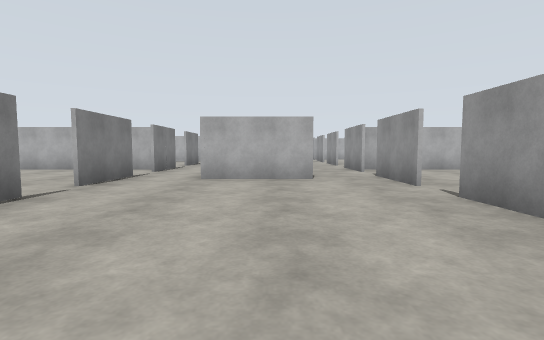
view 1 (above)

16 first-person views from a walk through a robot-simulator world made for Gazebo. The camera is 1.2 m above the floor, tilts 4° down and sees 85° across. The floor is counted in squares, 2 m on a side. Each view is taken from the middle of a square. On the plan, view 1 faces up. The plan holds only what a view shows up to about 9 squares ahead; the rest is blank.

view 2
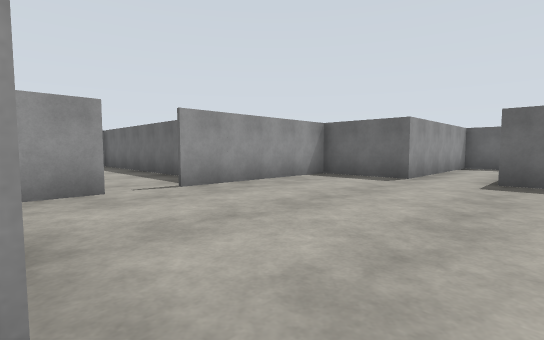

view 3
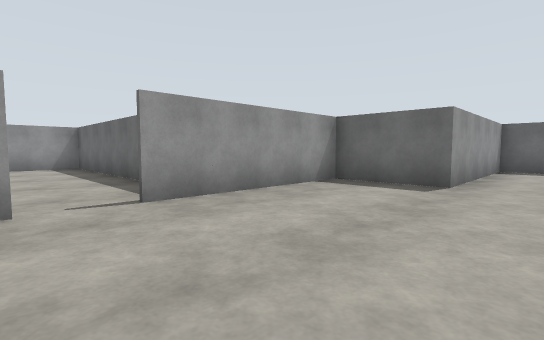

view 4
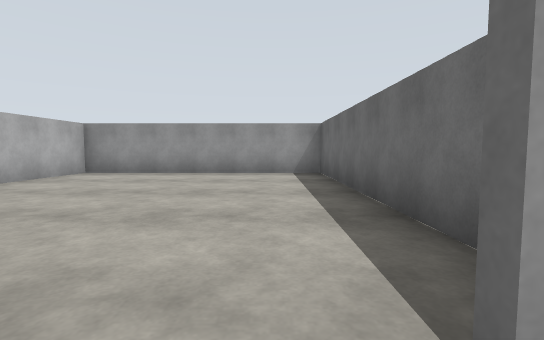

view 5
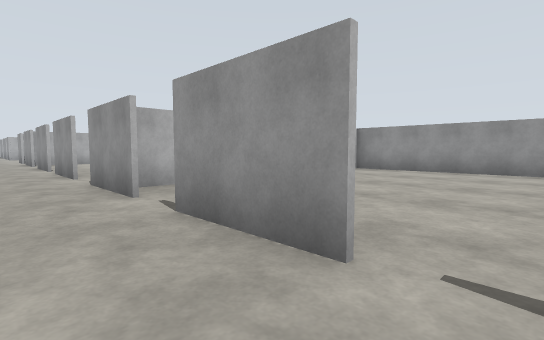

view 6
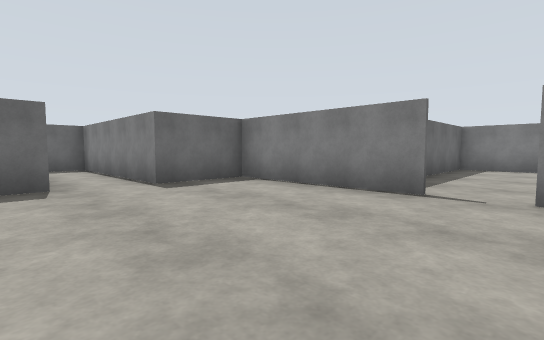

view 7
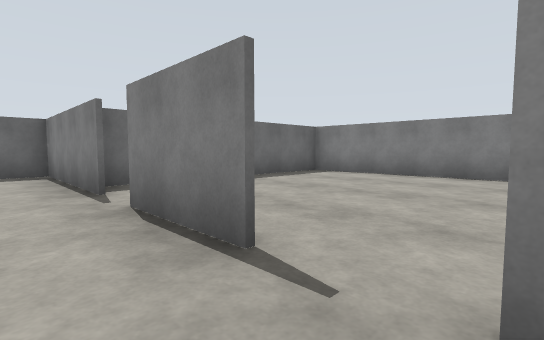

view 8
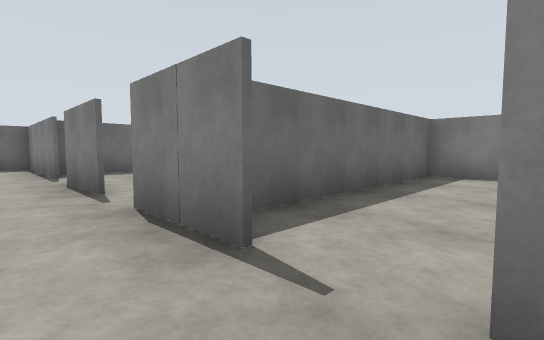

view 9
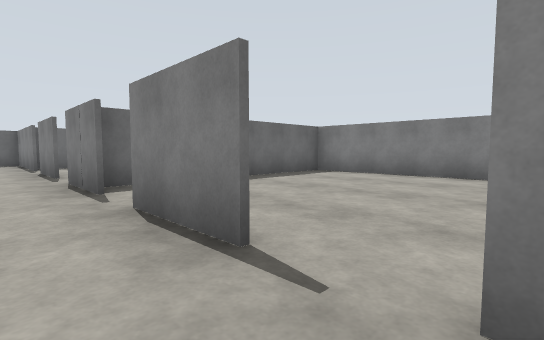

view 10
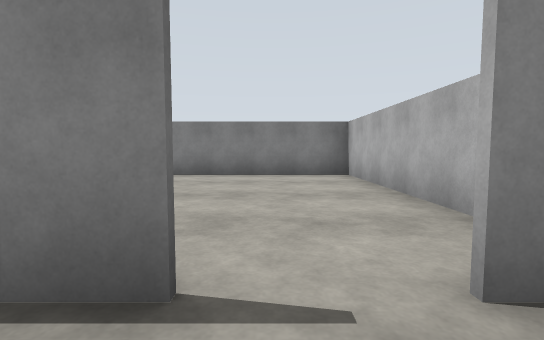

view 11
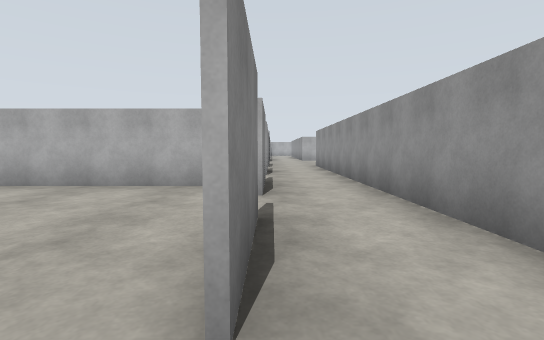

view 12
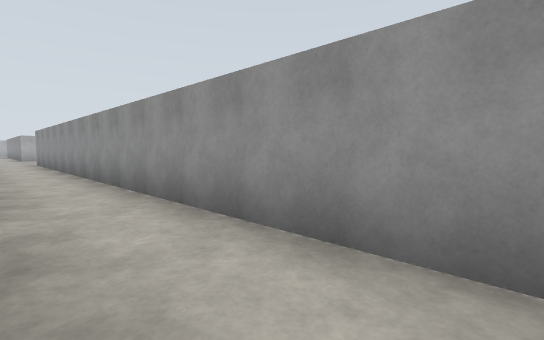

view 13
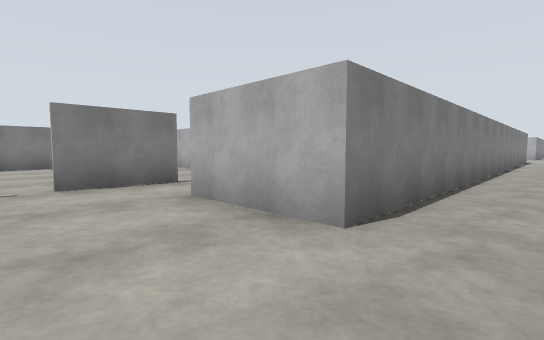

view 14
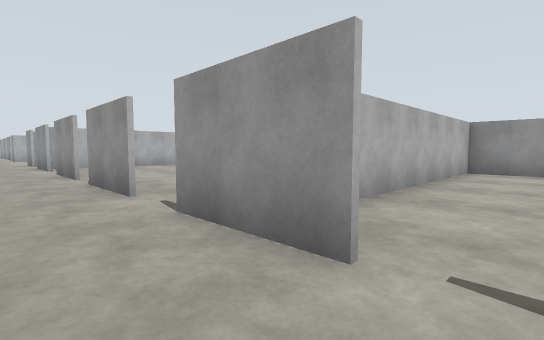

view 15
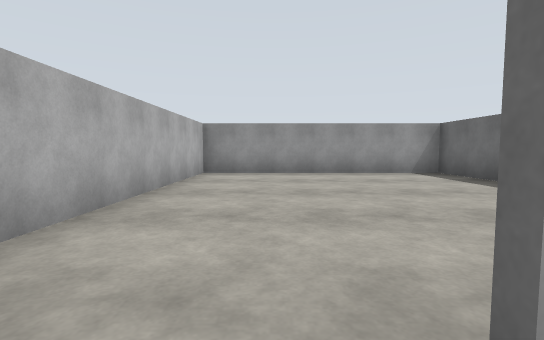

view 16
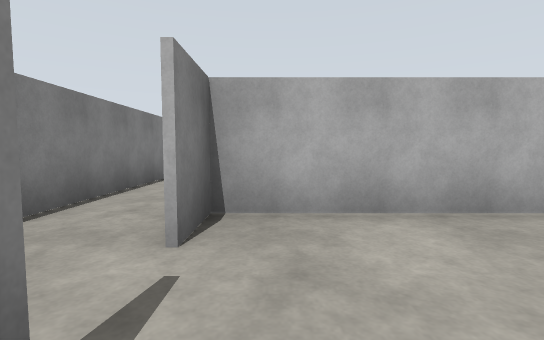

### Floor plan
Ten units are one square. View 1 is at (0, 0); x grows to the right and y downward. Boxes are objects, and circles mark ways between rooms. Rooms are numbered by the first view taken in them; rooms with no view inside come last. Other rooms are left out.
<svg viewBox="-96 -180 196 232">
<path fill="none" stroke="#000" d="M-31 -38 -31 2 -12 2 -12 47 3 47 3 2 24 2 24 -37M8 -60 -14 -60M-31 -68 -31 -48M36 -28 95 -28 95 -87 24 -87 24 -78M-31 -98 -31 -79M-14 -75 -14 -104M-31 -126 -31 -108M-14 -104 -14 -134M-31 -155 -31 -138M-14 -134 -14 -164M-14 -60 -14 -75M8 -75 8 -60M24 -47 24 -67M-57 -87 -75 -87M-91 -72 -91 -28 -33 -28M-35 -87 -41 -87M-40 -148 -91 -148 -91 -88 -30 -88M8 -156 8 -134M24 -136 24 -156M8 -134 8 -104M24 -107 24 -127M8 -104 8 -75M24 -77 24 -97"/>
<circle cx="20" cy="-40" r="3" fill="#2a7"/>
<circle cx="-20" cy="-60" r="3" fill="#2a7"/>
<circle cx="10" cy="-60" r="3" fill="#2a7"/>
<circle cx="-30" cy="-40" r="3" fill="#2a7"/>
<circle cx="20" cy="-70" r="3" fill="#2a7"/>
<circle cx="-20" cy="-115" r="3" fill="#2a7"/>
<circle cx="-20" cy="-85" r="3" fill="#2a7"/>
<circle cx="-30" cy="-100" r="3" fill="#2a7"/>
<circle cx="-20" cy="-145" r="3" fill="#2a7"/>
<circle cx="-30" cy="-130" r="3" fill="#2a7"/>
<circle cx="-30" cy="-70" r="3" fill="#2a7"/>
<circle cx="10" cy="-85" r="3" fill="#2a7"/>
<circle cx="10" cy="-145" r="3" fill="#2a7"/>
<circle cx="10" cy="-115" r="3" fill="#2a7"/>
<text x="0" y="-20">1</text>
<text x="60" y="-60">2</text>
<text x="-20" y="-90">3</text>
<text x="-20" y="-120">4</text>
<text x="-20" y="-150">5</text>
<text x="-30" y="-70">6</text>
<text x="10" y="-70">7</text>
<text x="-60" y="-60">8</text>
<text x="-60" y="-120">9</text>
<text x="10" y="-150">10</text>
<text x="10" y="-120">11</text>
<text x="10" y="-90">12</text>
</svg>
Room 1 opens to room 2. Room 1 opens to room 6. Room 1 opens to room 7. Room 1 opens to room 8. Room 2 opens to room 7. Room 3 opens to room 4. Room 3 opens to room 6. Room 3 opens to room 9. Room 4 opens to room 5. Room 4 opens to room 9. Room 6 opens to room 8. Room 7 opens to room 12. Room 10 opens to room 11. Room 11 opens to room 12.

Where each view was taken, in squares from view 1:
view 1: 0 up, 0 right, facing up
view 2: 6 up, 2 left, facing down-right
view 3: 5 up, 1 left, facing down-right
view 4: 4 up, 2 right, facing right
view 5: 4 up, 1 right, facing up-right
view 6: 5 up, 1 right, facing down-left
view 7: 8 up, 2 left, facing down-left
view 8: 11 up, 2 left, facing down-left
view 9: 14 up, 2 left, facing down-left
view 10: 13 up, 2 left, facing left
view 11: 10 up, 3 left, facing up
view 12: 7 up, 3 left, facing up-right
view 13: 4 up, 2 right, facing up-left
view 14: 7 up, 1 right, facing up-right
view 15: 7 up, 2 right, facing right
view 16: 6 up, 3 right, facing up
